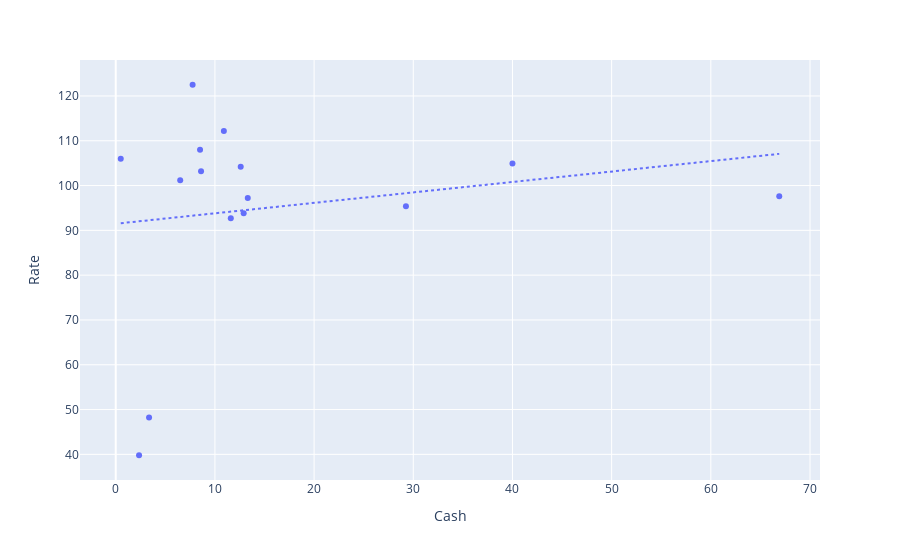
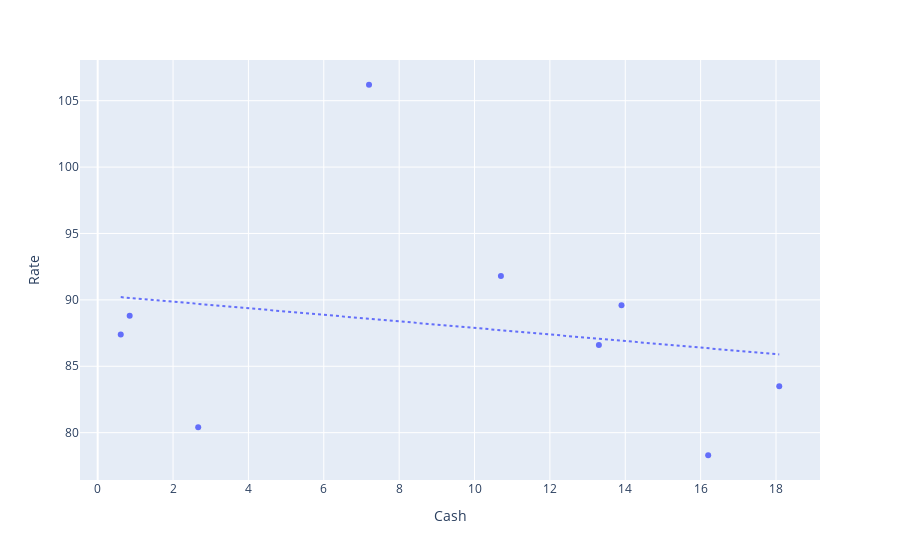
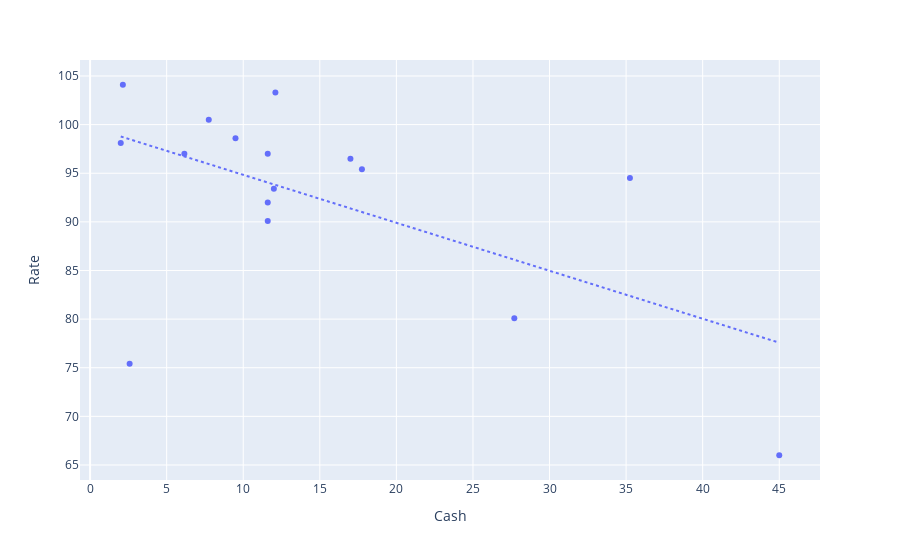
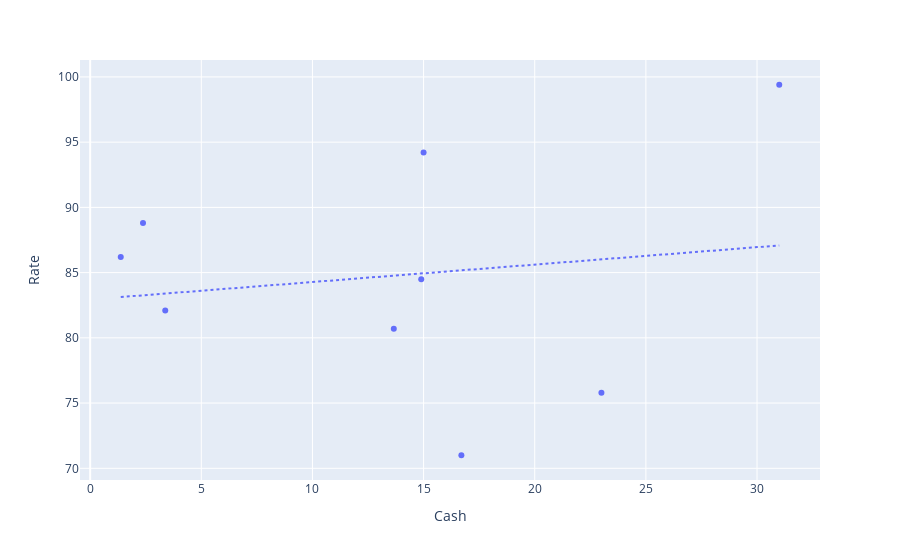

The code cell stored with these charts, in order, in its notebook:
### Code cell
# Displays all plots for viewing
for p_filename in p_filenames:
    display_plot(p_filename)

### Figure 1 — Plotly figure (JSON) as saved in the notebook; plotly's stock layout.template omitted (floating-point values rounded to 4 significant figures)
{"data": [{"hovertemplate": "Cash=%{x}<br>Rate=%{y}<extra></extra>", "legendgroup": "", "marker": {"color": "#636efa", "symbol": "circle"}, "mode": "markers", "name": "", "orientation": "v", "showlegend": false, "type": "scatter", "x": [2.35, 3.36, 0.505, 12.9, 8.6, 6.5, 7.75, 8.5, 40, 10.9, 11.6, 12.6, 13.31, 66.9, 29.26], "xaxis": "x", "y": [39.8, 48.2, 106, 93.8, 103.2, 101.2, 122.5, 108, 104.9, 112.2, 92.7, 104.2, 97.2, 97.6, 95.4], "yaxis": "y"}, {"hovertemplate": "<b>OLS trendline</b><br>Rate = 0.233108 * Cash + 91.4741<br>R<sup>2</sup>=0.033698<br><br>Cash=%{x}<br>Rate=%{y} <b>(trend)</b><extra></extra>", "legendgroup": "", "line": {"dash": "dot", "width": 2}, "marker": {"color": "#636efa", "symbol": "circle"}, "mode": "lines", "name": "", "showlegend": false, "type": "scatter", "x": [0.505, 2.35, 3.36, 6.5, 7.75, 8.5, 8.6, 10.9, 11.6, 12.6, 12.9, 13.31, 29.26, 40, 66.9], "xaxis": "x", "y": [91.59, 92.02, 92.26, 92.99, 93.28, 93.46, 93.48, 94.01, 94.18, 94.41, 94.48, 94.58, 98.29, 100.8, 107.1], "yaxis": "y"}], "layout": {"legend": {"tracegroupgap": 0}, "margin": {"t": 60}, "xaxis": {"anchor": "y", "domain": [0, 1], "title": {"text": "Cash"}}, "yaxis": {"anchor": "x", "domain": [0, 1], "title": {"text": "Rate"}}}}

### Figure 2 — Plotly figure (JSON) as saved in the notebook; plotly's stock layout.template omitted (floating-point values rounded to 4 significant figures)
{"data": [{"hovertemplate": "Cash=%{x}<br>Rate=%{y}<extra></extra>", "legendgroup": "", "marker": {"color": "#636efa", "symbol": "circle"}, "mode": "markers", "name": "", "orientation": "v", "showlegend": false, "type": "scatter", "x": [2.667, 0.612, 0.849, 18.09, 7.2, 10.7, 13.3, 13.9, 16.2], "xaxis": "x", "y": [80.4, 87.4, 88.8, 83.5, 106.2, 91.8, 86.6, 89.6, 78.3], "yaxis": "y"}, {"hovertemplate": "<b>OLS trendline</b><br>Rate = -0.247012 * Cash + 90.3588<br>R<sup>2</sup>=0.041888<br><br>Cash=%{x}<br>Rate=%{y} <b>(trend)</b><extra></extra>", "legendgroup": "", "line": {"dash": "dot", "width": 2}, "marker": {"color": "#636efa", "symbol": "circle"}, "mode": "lines", "name": "", "showlegend": false, "type": "scatter", "x": [0.612, 0.849, 2.667, 7.2, 10.7, 13.3, 13.9, 16.2, 18.09], "xaxis": "x", "y": [90.21, 90.15, 89.7, 88.58, 87.72, 87.07, 86.93, 86.36, 85.89], "yaxis": "y"}], "layout": {"legend": {"tracegroupgap": 0}, "margin": {"t": 60}, "xaxis": {"anchor": "y", "domain": [0, 1], "title": {"text": "Cash"}}, "yaxis": {"anchor": "x", "domain": [0, 1], "title": {"text": "Rate"}}}}

### Figure 3 — Plotly figure (JSON) as saved in the notebook; plotly's stock layout.template omitted (floating-point values rounded to 4 significant figures)
{"data": [{"hovertemplate": "Cash=%{x}<br>Rate=%{y}<extra></extra>", "legendgroup": "", "marker": {"color": "#636efa", "symbol": "circle"}, "mode": "markers", "name": "", "orientation": "v", "showlegend": false, "type": "scatter", "x": [2.002, 9.494, 2.582, 2.14, 27.7, 7.75, 6.156, 11.6, 11.6, 11.6, 12.1, 35.25, 17.75, 12, 17, 45], "xaxis": "x", "y": [98.1, 98.6, 75.4, 104.1, 80.1, 100.5, 97, 90.1, 97, 92, 103.3, 94.5, 95.4, 93.4, 96.5, 66], "yaxis": "y"}, {"hovertemplate": "<b>OLS trendline</b><br>Rate = -0.493237 * Cash + 99.7684<br>R<sup>2</sup>=0.329944<br><br>Cash=%{x}<br>Rate=%{y} <b>(trend)</b><extra></extra>", "legendgroup": "", "line": {"dash": "dot", "width": 2}, "marker": {"color": "#636efa", "symbol": "circle"}, "mode": "lines", "name": "", "showlegend": false, "type": "scatter", "x": [2.002, 2.14, 2.582, 6.156, 7.75, 9.494, 11.6, 11.6, 11.6, 12, 12.1, 17, 17.75, 27.7, 35.25, 45], "xaxis": "x", "y": [98.78, 98.71, 98.49, 96.73, 95.95, 95.09, 94.05, 94.05, 94.05, 93.85, 93.8, 91.38, 91.01, 86.11, 82.38, 77.57], "yaxis": "y"}], "layout": {"legend": {"tracegroupgap": 0}, "margin": {"t": 60}, "xaxis": {"anchor": "y", "domain": [0, 1], "title": {"text": "Cash"}}, "yaxis": {"anchor": "x", "domain": [0, 1], "title": {"text": "Rate"}}}}

### Figure 4 — Plotly figure (JSON) as saved in the notebook; plotly's stock layout.template omitted (floating-point values rounded to 4 significant figures)
{"data": [{"hovertemplate": "Cash=%{x}<br>Rate=%{y}<extra></extra>", "legendgroup": "", "marker": {"color": "#636efa", "symbol": "circle"}, "mode": "markers", "name": "", "orientation": "v", "showlegend": false, "type": "scatter", "x": [14.89, 1.376, 2.377, 3.378, 31, 23, 13.66, 15, 16.7], "xaxis": "x", "y": [84.5, 86.2, 88.8, 82.1, 99.4, 75.8, 80.7, 94.2, 71], "yaxis": "y"}, {"hovertemplate": "<b>OLS trendline</b><br>Rate = 0.133558 * Cash + 82.9431<br>R<sup>2</sup>=0.022740<br><br>Cash=%{x}<br>Rate=%{y} <b>(trend)</b><extra></extra>", "legendgroup": "", "line": {"dash": "dot", "width": 2}, "marker": {"color": "#636efa", "symbol": "circle"}, "mode": "lines", "name": "", "showlegend": false, "type": "scatter", "x": [1.376, 2.377, 3.378, 13.66, 14.89, 15, 16.7, 23, 31], "xaxis": "x", "y": [83.13, 83.26, 83.39, 84.77, 84.93, 84.95, 85.17, 86.01, 87.08], "yaxis": "y"}], "layout": {"legend": {"tracegroupgap": 0}, "margin": {"t": 60}, "xaxis": {"anchor": "y", "domain": [0, 1], "title": {"text": "Cash"}}, "yaxis": {"anchor": "x", "domain": [0, 1], "title": {"text": "Rate"}}}}
